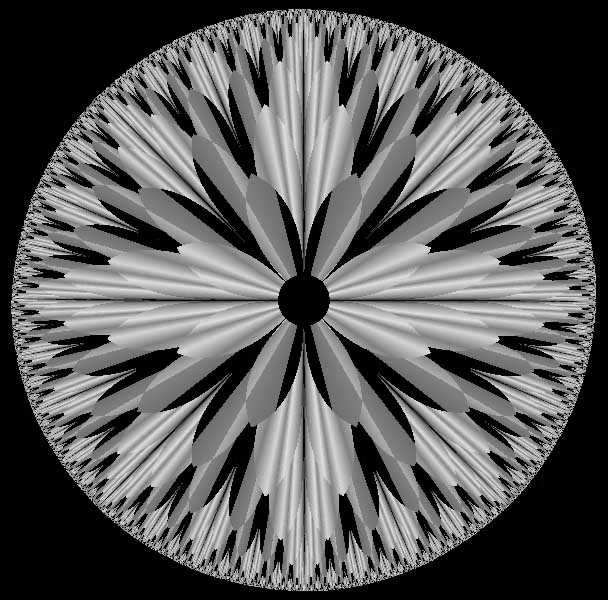
#> input picture Images/frattale.jpg, 608 x 600 px, found by its file name
$ python esercizio2_1_1.py
#> lines starting #> are read from the running program, lines starting #| are printed output that depends on the picture
### Ex2/bitop.py
# -*- coding: utf-8 -*-
"""
Functions to get and set bit-planes.
Created on Tue Mar 23 17:25:56 2021

@author: Davide
"""

# [22 lines left out: function bitget, not called in this run]

def bitset(x, index, v):
    """
    Return an unsigned integer array modifying a bit-plane of a given array.

    Parameters
    ----------
    x : unsigned integer array
        Modify the bit-plane from this array.
    index : int
        Posizion of bit-plane to modify.
        It must be less than number of bits in the integer class of x.
    v : 0 or 1 or boolean arry
        Value or values used to modify the bit-plane.
        The bits where v is False are set to 0 (off), and
        The bits where v is True are set to 1 (on).

    Returns
    -------
    unsigned integer array of the same shape of x
        Array with the modified bit-plane.

    Example
    -------
    a = bitset(x,0,1)

    """

    import numpy
    if x.dtype not in [numpy.uint8, numpy.uint16, numpy.uint32, numpy.uint64]:
        raise ValueError("Only uint8, uint16, uint32, and uint64 are supported as dtype!")
    if numpy.isscalar(v):
        v = numpy.asarray([v!=0,], dtype=x.dtype)
    else:
        v = numpy.asarray(v!=0, dtype=x.dtype)
    vp = v << index
    vn = ~((1-v) << index)

    return (x & vn) | vp


### Ex2/esercizio2_1_1.py
import numpy as np
import skimage.io as io
import matplotlib.pyplot as plt
import scipy.ndimage as ndi

import bitop

originalImage = io.imread('./Images/frattale.jpg')
#> originalImage is the input picture: shape (600, 608); min 0, max 245, mean 89.1

#imageBitplanes = [bitop.bitget(originalImage, i) for i in range(8)]
reconstructions = []

for i in range(8):
    reconstructions.append(np.copy(originalImage))
    for j in range(i+1):
        reconstructions[i] = bitop.bitset(reconstructions[i], j, 0)
#> this loop made 8 passes
#> after the loop, reconstructions = 8 items

plt.figure()

for i, reconstruction in enumerate(reconstructions):
    plt.subplot(2, 4, i + 1)
    plt.imshow(reconstruction, clim=None, cmap='gray')
    plt.title("Reconstruction " + str(i))
#> this loop made 8 passes

plt.show()
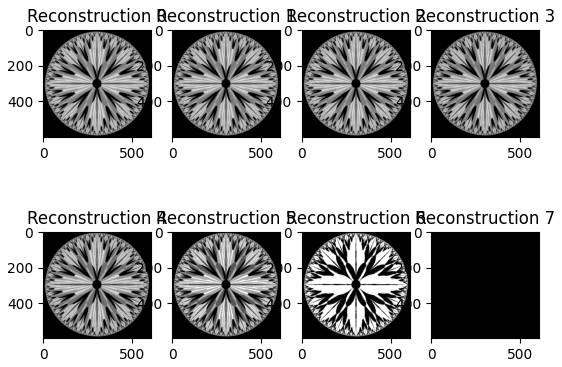
#> figure drawn by matplotlib, 8 panels
